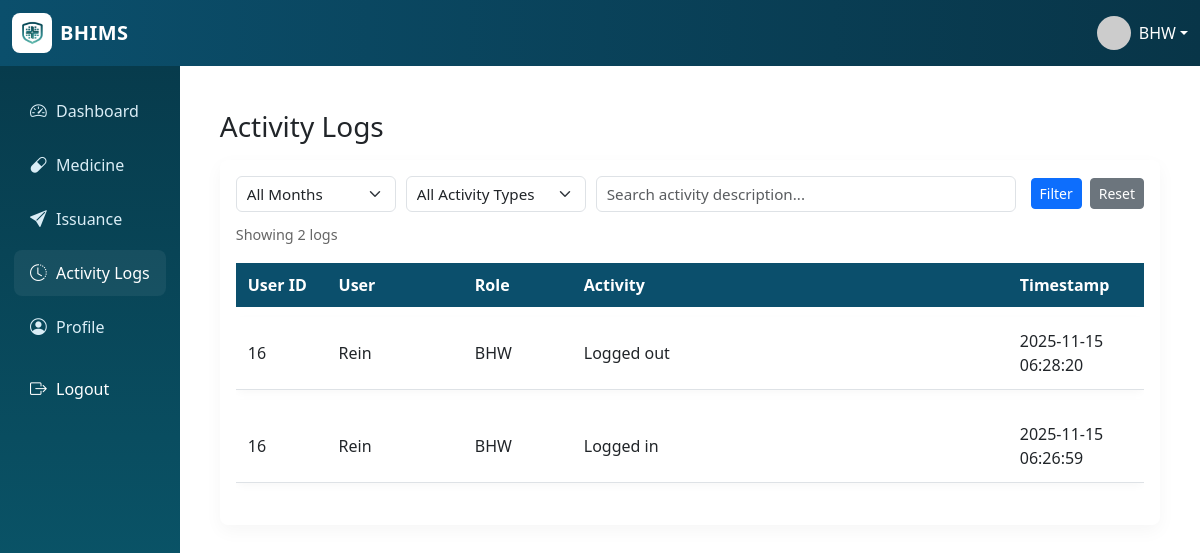
Before: /logs.php (signed in) with the older database file.
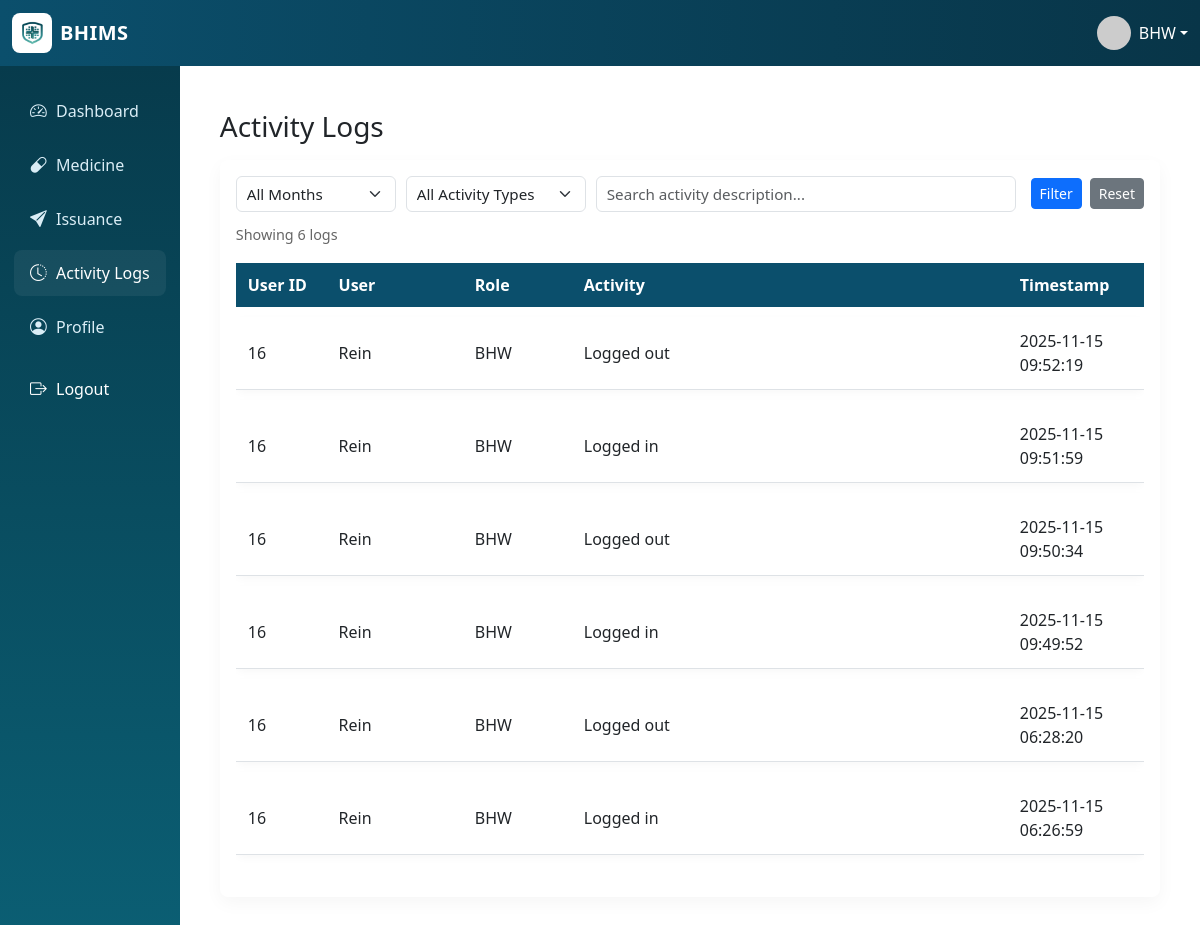
After: the same page with the newer database file.
### tables this page shows
CREATE TABLE `activity_logs` (
  `log_id` int(11) NOT NULL,
  `user_id` int(11) DEFAULT NULL,
  `activity_description` text DEFAULT NULL,
  `timestamp` datetime DEFAULT current_timestamp()
);

CREATE TABLE `users` (
  `user_id` int(11) NOT NULL,
  `name` varchar(255) NOT NULL,
  `username` varchar(100) NOT NULL,
  `password` varchar(255) NOT NULL,
  `role` enum('Head BHW','BHW') NOT NULL DEFAULT 'BHW',
  `status` enum('Active','Inactive') NOT NULL DEFAULT 'Active',
  `date_created` datetime DEFAULT current_timestamp()
);

### logs.php (the view, shortened to what this page needs)
<?php
require_once 'header.php';
require_once 'functions.php';
$user_id = $_SESSION['user_id'] ?? null;
$role = $_SESSION['role'] ?? 'BHW';
$filter_search = isset($_GET['q']) ? trim($_GET['q']) : '';
$sql = "
    SELECT a.*, u.user_id AS log_user_id, u.username AS log_username, u.role AS log_role
    FROM activity_logs a
    LEFT JOIN users u ON a.user_id = u.user_id
    WHERE 1=1
";
$where = [];
$params = [];
$types = '';
if ($role !== 'Head BHW') {
    $where[] = "a.user_id = ?";
    $params[] = $user_id;
    $types .= 'i';
}
if (!empty($where)) {
    $sql .= " AND " . implode(" AND ", $where);
}
$sql .= " ORDER BY a.timestamp DESC";
$stmt = $mysqli->prepare($sql);
if (!empty($params)) {
    $bind_names = [];
    $bind_names[] = $types;
    for ($i = 0; $i < count($params); $i++) {
        $bind_names[] = &$params[$i];
    }
    call_user_func_array([$stmt, 'bind_param'], $bind_names);
}
$stmt->execute();
$rows = $stmt->get_result()->fetch_all(MYSQLI_ASSOC);
?>
<!doctype html>
<html>
<head>
  <link href="https://cdn.jsdelivr.net/npm/bootstrap@5.3.0/dist/css/bootstrap.min.css" rel="stylesheet">
</head>
<body>
<div class="container-fluid py-3">
  <h3 class="mb-3">Activity Logs</h3>
  <div class="table-card mb-3 p-3" style="background:#fff;border-radius:8px;box-shadow:0 6px 18px rgba(0,0,0,0.04)">
    <form method="get" class="filters-wrap" aria-label="Activity filters">
      <div class="filters-left">
        <select name="month" class="form-select input-month" aria-label="Filter by month">
            <option value="">All Months</option>
        </select>
        <select name="type" class="form-select input-type" aria-label="Filter by activity type">
            <option value="">All Activity Types</option>
        </select>
        <input name="q" class="form-control input-search" placeholder="Search activity description..." value="<?php echo htmlspecialchars($filter_search, ENT_QUOTES) ?>" aria-label="Search logs">
      </div>
      <div class="filters-right">
        <button type="submit" class="btn btn-primary btn-sm">Filter</button>
        <a href="activity_logs.php" class="btn btn-secondary btn-sm">Reset</a>
      </div>
    </form>
    <div class="mb-2 muted">
        Showing <?php echo count($rows) ?> log<?php echo count($rows) !== 1 ? 's' : '' ?>
    </div>
    <div class="table-responsive">
      <table class="table table-modern table-hover w-100" role="table" aria-label="Activity logs table">
        <thead class="table-light">
          <tr>
            <th style="width:10%">User ID</th>
            <th style="width:15%">User</th>
            <th style="width:12%">Role</th>
            <th style="width:48%">Activity</th>
            <th style="width:15%">Timestamp</th>
          </tr>
        </thead>
        <tbody>
          <?php if (empty($rows)): ?>
            <tr><td colspan="5">No logs found.</td></tr>
          <?php else: foreach ($rows as $r): ?>
            <tr>
              <td><?php echo htmlspecialchars($r['log_user_id'] ?? 'System', ENT_QUOTES) ?></td>
              <td><?php echo htmlspecialchars($r['log_username'] ?? 'System', ENT_QUOTES) ?></td>
              <td><?php echo htmlspecialchars($r['log_role'] ?? '—', ENT_QUOTES) ?></td>
              <td><?php echo htmlspecialchars($r['activity_description'] ?? '', ENT_QUOTES) ?></td>
              <td><?php echo htmlspecialchars($r['timestamp'] ?? '', ENT_QUOTES) ?></td>
            </tr>
          <?php endforeach; endif; ?>
        </tbody>
      </table>
    </div>
  </div>
</div>
</body>
</html>

### header.php (shortened to what this page needs)
<?php
$current_user_name = $_SESSION['name'] ?? 'Guest';
?>
<!doctype html>
<html>
<head>
  <link href="https://cdn.jsdelivr.net/npm/bootstrap@5.3.2/dist/css/bootstrap.min.css" rel="stylesheet">
  <link href="https://cdn.jsdelivr.net/npm/bootstrap-icons@1.11.3/font/bootstrap-icons.css" rel="stylesheet">
  <link href="assets/css/style.css" rel="stylesheet">
 <link rel='stylesheet' href='https://cdn-uicons.flaticon.com/3.0.0/uicons-solid-rounded/css/uicons-solid-rounded.css'>
</head>
<body>
<nav class="navbar navbar-expand-lg topnav">
  <div class="container-fluid d-flex justify-content-between align-items-center">
    <a class="navbar-brand d-flex align-items-center" href="dashboard.php">
      <div class="logo-wrapper">
        <img src="img/logo/logo.png" alt="" class="logo">
      </div> BHIMS
    </a>
    <div class="dropdown">
      <a class="d-flex align-items-center text-white text-decoration-none dropdown-toggle"
         href="#"
         id="userDropdown"
         data-bs-toggle="dropdown"
         aria-expanded="false">
        <img src="https://ui-avatars.com/api/?name=<?php echo urlencode($current_user_name); ?>&background=0b4f6c&color=fff"
             alt="User"
             class="rounded-circle me-2"
             width="34" height="34">
        <span><?php echo htmlspecialchars($current_user_name); ?></span>
      </a>
    </div>
  </div>
</nav>
<div class="d-flex">
  <div class="sidebar">
    <ul class="nav flex-column px-2">
      <li class="nav-item"><a class="nav-link <?php echo basename($_SERVER['PHP_SELF'])=='dashboard.php' ? 'active':'' ?>" href="dashboard.php"><i class="bi bi-speedometer2"></i> Dashboard</a></li>
      <li class="nav-item"><a class="nav-link <?php echo basename($_SERVER['PHP_SELF'])=='medicine.php' ? 'active':'' ?>" href="medicine.php"><i class="bi bi-capsule"></i> Medicine</a></li>
      <li class="nav-item"><a class="nav-link <?php echo basename($_SERVER['PHP_SELF'])=='issuance.php' ? 'active':'' ?>" href="issuance.php"><i class="bi bi-send-fill"></i> Issuance</a></li>
      <li class="nav-item"><a class="nav-link <?php echo basename($_SERVER['PHP_SELF'])=='logs.php' ? 'active':'' ?>" href="logs.php"><i class="bi bi-clock-history"></i> Activity Logs</a></li>
      <li class="nav-item"><a class="nav-link <?php echo basename($_SERVER['PHP_SELF'])=='profile.php' ? 'active':'' ?>" href="profile.php"><i class="bi bi-person-circle"></i> Profile</a></li>
      <li class="nav-item mt-2"><a class="nav-link logout" href="logout.php"><i class="bi bi-box-arrow-right"></i> Logout</a></li>
    </ul>
  </div>
  <div class="content-wrap" style="flex:1;">

### assets/css/style.css (style rules this page uses)
body { font-family: "Inter", system-ui, -apple-system, "Segoe UI", Roboto, "Helvetica Neue", Arial; background: #f3f6f9; color: #263238; }
.navbar { background: linear-gradient(90deg, #0b4f6c, #083548); color: #fff; }
.navbar .navbar-brand { color: #fff; font-weight: 700; letter-spacing: 0.4px; }
.sidebar { background: linear-gradient(180deg, #073b4c, #0b5f74); color: #e6f7ff; min-height: calc(100vh - 56px); padding-top: 18px; }
.sidebar .nav-link { color: rgba(230, 247, 255, 0.95); padding: 0.65rem 1rem; border-radius: 8px; margin: 4px 6px; display: flex; align-items: center; }
.sidebar .nav-link:hover, .sidebar .nav-link.active { background: rgba(255, 255, 255, 0.06); color: #fff; }
.sidebar .nav-link i { font-size: 1.05rem; width: 26px; }
.content-wrap { padding: 28px; }
.table thead th { background: transparent; color: #0b4f6c; font-weight: 700; border-bottom: 2px solid #e9eef3; }
.table tbody tr td { vertical-align: middle; }
.table-card { background: #fff; border-radius: 12px; padding: 14px; box-shadow: 0 6px 18px rgba(15, 23, 42, 0.05); }
.table.table-modern { border-collapse: separate; border-spacing: 0 10px; }
.table-modern thead th { background-color: #0b4f6c !important; color: #ffffff !important; font-weight: 700; border: 0; padding: 10px 12px; }
.table-modern tbody tr { background: #fbfdff; border-radius: 8px; box-shadow: 0 3px 8px rgba(10, 20, 30, 0.03); }
.table-modern tbody tr td { vertical-align: middle; padding: 12px; }
.table-modern tbody tr + tr td { border-top: 10px solid transparent; }
.logout { background-color: #dc2626; color: #ffffff !important; }

### header.php (style rules this page uses)
.logo-wrapper { width: 40px; height: 40px; background: #fff; display: flex; justify-content: center; align-items: center; border-radius: 8px; margin-right: 8px; }
.logo-wrapper .logo { width: 24px; height: 24px; }

### logs.php (style rules this page uses)
.filters-wrap { display:flex; align-items:center; justify-content:space-between; gap:12px; flex-wrap:wrap; margin-bottom:12px; }
.filters-left { display:flex; align-items:center; gap:10px; flex:1 1 auto; min-width:0; flex-wrap:wrap; }
.filters-left .form-control, .filters-left .form-select { height:36px; padding:6px 10px; font-size:0.95rem; }
.input-month { flex: 0 0 160px; min-width:120px; max-width:220px; }
.input-type { flex: 0 0 180px; min-width:140px; max-width:260px; }
.input-search { flex: 1 1 240px; min-width:140px; max-width:420px; }
.filters-right { flex:0 0 auto; display:flex; gap:8px; align-items:center; }
.table-modern th, .table-modern td { vertical-align: middle; padding: 10px; }
.muted { color:#666; font-size:0.9rem; }

Changed rows visible on the page:
added activity_logs: user.user_id "16", user.username "Rein", user.role "BHW", activity_description "Logged out", timestamp "2025-11-15 09:52:19"
added activity_logs: user.user_id "16", user.username "Rein", user.role "BHW", activity_description "Logged in", timestamp "2025-11-15 09:51:59"
added activity_logs: user.user_id "16", user.username "Rein", user.role "BHW", activity_description "Logged out", timestamp "2025-11-15 09:50:34"
added activity_logs: user.user_id "16", user.username "Rein", user.role "BHW", activity_description "Logged in", timestamp "2025-11-15 09:49:52"
Other visible differences:
count($rows): "2" → "6"
